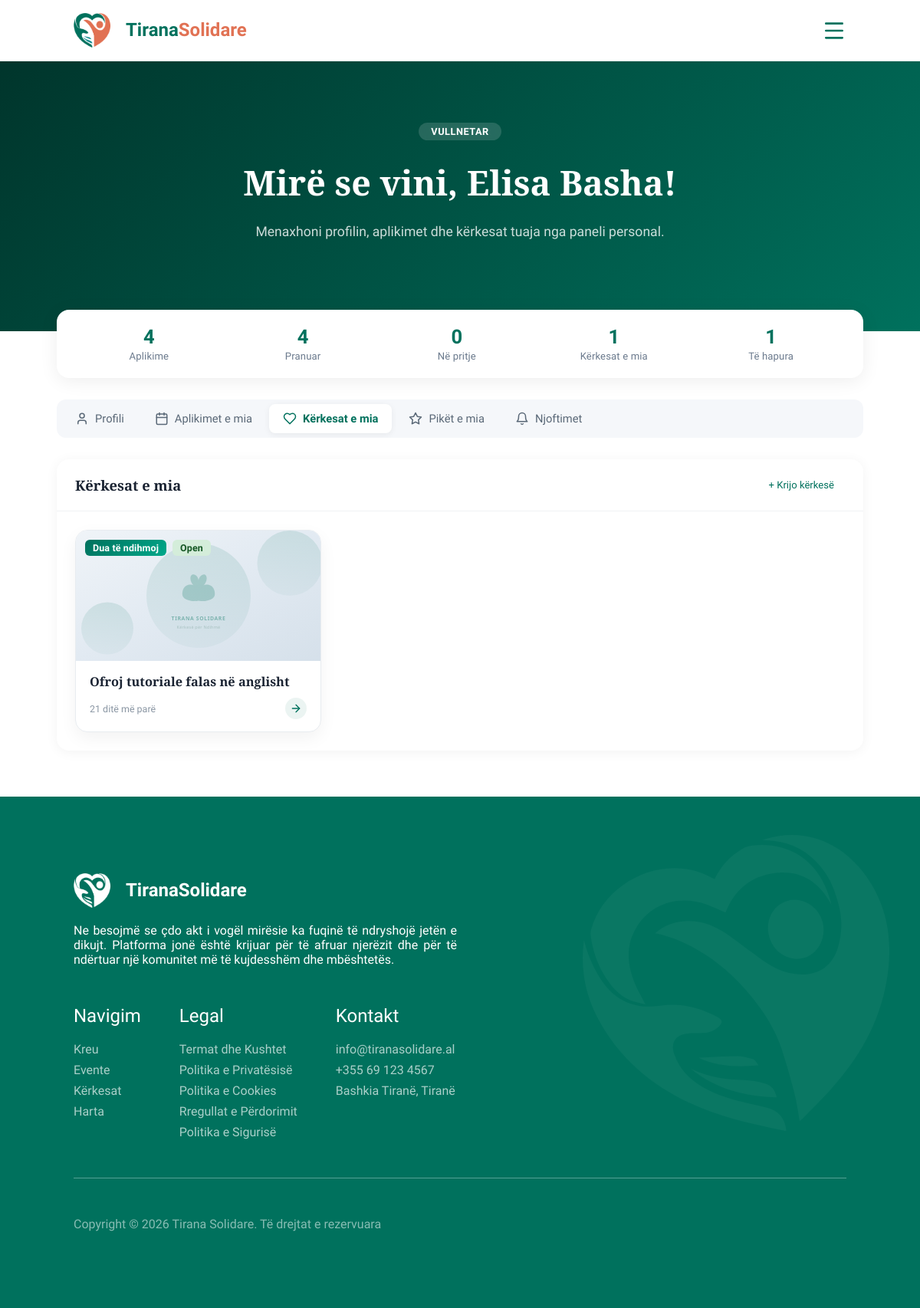
/views/volunteer_panel.php?tab=requests (signed in), run on the app's committed database.
### tables this page shows
CREATE TABLE `kerkesa_per_ndihme` (
  `id_kerkese_ndihme` int(11) NOT NULL,
  `id_perdoruesi` int(11) DEFAULT NULL,
  `tipi` enum('Kërkesë','Ofertë') DEFAULT NULL,
  `titulli` varchar(150) DEFAULT NULL,
  `pershkrimi` text DEFAULT NULL,
  `statusi` enum('Open','Closed') DEFAULT 'Open' COMMENT 'Open/Closed',
  `imazhi` varchar(500) DEFAULT NULL,
  `vendndodhja` varchar(255) DEFAULT NULL,  `latitude` decimal(10,7) DEFAULT NULL,
  `longitude` decimal(10,7) DEFAULT NULL,  `krijuar_me` timestamp NOT NULL DEFAULT current_timestamp()
);

### includes/functions.php (called while the page is built, shortened)
<?php
if (!function_exists('koheParapake')) {
    function koheParapake(string $datetime): string
    {
        $now  = new DateTime();
        $then = new DateTime($datetime);
        $diff = $now->diff($then);
        if ($diff->d > 0) return $diff->d . ' ditë më parë';
        return 'tani';
    }
}

### views/volunteer_panel.php (the view, shortened to what this page needs)
<?php
require_once __DIR__ . '/../config/db.php';
require_once __DIR__ . '/../includes/functions.php';
$userId    = $_SESSION['user_id'];
$userEmri  = htmlspecialchars($_SESSION['emri'] ?? 'Përdorues');
$userRoli  = htmlspecialchars($_SESSION['roli'] ?? 'Vullnetar');
$tab = $_GET['tab'] ?? 'profile';
$stmtUser = $pdo->prepare("SELECT * FROM Perdoruesi WHERE id_perdoruesi = ?");
$stmtUser->execute([$userId]);
$user = $stmtUser->fetch(PDO::FETCH_ASSOC);
$stmtApps = $pdo->prepare(
    "SELECT a.*, e.titulli AS eventi_titulli, e.data AS eventi_data, e.vendndodhja AS eventi_vendndodhja,
            k.emri AS kategoria_emri
     FROM Aplikimi a
     JOIN Eventi e ON e.id_eventi = a.id_eventi
     LEFT JOIN Kategoria k ON k.id_kategoria = e.id_kategoria
     WHERE a.id_perdoruesi = ?
     ORDER BY a.aplikuar_me DESC"
);
$stmtApps->execute([$userId]);
$myApps = $stmtApps->fetchAll(PDO::FETCH_ASSOC);
$stmtReqs = $pdo->prepare(
    "SELECT * FROM Kerkesa_per_Ndihme WHERE id_perdoruesi = ? ORDER BY krijuar_me DESC"
);
$stmtReqs->execute([$userId]);
$myRequests = $stmtReqs->fetchAll(PDO::FETCH_ASSOC);
$totalApps     = count($myApps);
$acceptedApps  = count(array_filter($myApps, fn($a) => $a['statusi'] === 'Pranuar'));
$pendingApps   = count(array_filter($myApps, fn($a) => $a['statusi'] === 'Në pritje'));
$totalRequests = count($myRequests);
$openRequests  = count(array_filter($myRequests, fn($r) => $r['statusi'] === 'Open'));
?>
<!DOCTYPE html>
<html lang="sq">
<head>
  <link rel="stylesheet" href="/TiranaSolidare/public/assets/styles/main.css">
  <link rel="stylesheet" href="/TiranaSolidare/public/assets/styles/pages.css">
  <link rel="stylesheet" href="/TiranaSolidare/public/assets/styles/auth.css">
  <link rel="stylesheet" href="/TiranaSolidare/public/assets/styles/volunteer-panel.css">
  <link rel="stylesheet" href="https://unpkg.com/leaflet@1.9.4/dist/leaflet.css" />
  <link rel="stylesheet" href="/TiranaSolidare/assets/css/map.css">
</head>
<body>
<?php include __DIR__ . '/../public/components/header.php'; ?>
<main>
<section class="page-hero page-hero--green">
  <div class="page-hero__inner">
    <span class="page-badge">Vullnetar</span>
    <h1>Mirë se vini, <?= $userEmri ?>!</h1>
    <p>Menaxhoni profilin, aplikimet dhe kërkesat tuaja nga paneli personal.</p>
  </div>
</section>
<section class="vp-stats-section">
  <div class="vp-stats">
    <div class="vp-stat">
      <strong><?= $totalApps ?></strong>
      <span>Aplikime</span>
    </div>
    <div class="vp-stat">
      <strong><?= $acceptedApps ?></strong>
      <span>Pranuar</span>
    </div>
    <div class="vp-stat">
      <strong><?= $pendingApps ?></strong>
      <span>Në pritje</span>
    </div>
    <div class="vp-stat">
      <strong><?= $totalRequests ?></strong>
      <span>Kërkesat e mia</span>
    </div>
    <div class="vp-stat">
      <strong><?= $openRequests ?></strong>
      <span>Të hapura</span>
    </div>
  </div>
</section>
<section class="vp-tabs-section">
  <div class="vp-tabs">
    <a href="?tab=profile" class="vp-tab <?= $tab === 'profile' ? 'active' : '' ?>">
      <svg xmlns="http://www.w3.org/2000/svg" width="18" height="18" viewBox="0 0 24 24" fill="none" stroke="currentColor" stroke-width="2" stroke-linecap="round" stroke-linejoin="round"><path d="M19 21v-2a4 4 0 0 0-4-4H9a4 4 0 0 0-4 4v2"/><circle cx="12" cy="7" r="4"/></svg>
      Profili
    </a>
    <a href="?tab=applications" class="vp-tab <?= $tab === 'applications' ? 'active' : '' ?>">
      Aplikimet e mia
    </a>
    <a href="?tab=requests" class="vp-tab <?= $tab === 'requests' ? 'active' : '' ?>">
      Kërkesat e mia
    </a>
    <a href="?tab=score" class="vp-tab <?= $tab === 'score' ? 'active' : '' ?>">
  <svg xmlns="http://www.w3.org/2000/svg" width="18" height="18" viewBox="0 0 24 24" fill="none" stroke="currentColor" stroke-width="2" stroke-linecap="round" stroke-linejoin="round"><path d="M12 2l3.09 6.26L22 9.27l-5 4.87 1.18 6.88L12 17.77l-6.18 3.25L7 14.14 2 9.27l6.91-1.01L12 2z"/></svg>
  Pikët e mia
</a>
    <a href="?tab=notifications" class="vp-tab <?= $tab === 'notifications' ? 'active' : '' ?>">
      <svg xmlns="http://www.w3.org/2000/svg" width="18" height="18" viewBox="0 0 24 24" fill="none" stroke="currentColor" stroke-width="2" stroke-linecap="round" stroke-linejoin="round"><path d="M6 8a6 6 0 0 1 12 0c0 7 3 9 3 9H3s3-2 3-9"/><path d="M10.3 21a1.94 1.94 0 0 0 3.4 0"/></svg>
      Njoftimet
    </a>
  </div>
</section>
<section class="vp-content">
<?php if ($tab === 'profile'): ?>
<div class="vp-panel">
  <div class="vp-profile-grid">
    <div class="vp-card">
      <div class="vp-card__header">
        <h3>Informacioni i profilit</h3>
      </div>
      <div class="vp-card__body">
        <div class="vp-profile-avatar">
          <div class="vp-avatar"><?= $userInitial ?></div>
          <div class="vp-profile-info">
            <strong id="vp-profile-emri"><?= htmlspecialchars($user['emri'] ?? '—') ?></strong>
            <span id="vp-profile-email"><?= htmlspecialchars($user['email'] ?? '—') ?></span>
            <div class="vp-profile-badges">
              <span class="vp-badge vp-badge--role"><?= $userRoli ?></span>
              <span class="vp-badge vp-badge--status"><?= htmlspecialchars($user['statusi_llogarise'] ?? '—') ?></span>
            </div>
          </div>
        </div>
        <div class="vp-profile-meta-grid">
          <div class="vp-meta-item">
            <span>Regjistruar</span>
            <strong><?= date('d/m/Y', strtotime($user['krijuar_me'])) ?></strong>
          </div>
          <div class="vp-meta-item">
            <span>Total aplikime</span>
            <strong><?= $totalApps ?></strong>
          </div>
          <div class="vp-meta-item">
            <span>Kërkesa krijuar</span>
            <strong><?= $totalRequests ?></strong>
          </div>
          <div class="vp-meta-item">
            <span>Aplikime pranuar</span>
            <strong><?= $acceptedApps ?></strong>
          </div>
        </div>
      </div>
    </div>
    <div class="vp-card">
      <div class="vp-card__header">
        <h3>Ndrysho emrin</h3>
      </div>
      <div class="vp-card__body">
        <form id="vp-name-form" class="vp-form">
          <div class="vp-field">
            <label for="vp-emri">Emri i plotë</label>
            <input type="text" id="vp-emri" name="emri" value="<?= htmlspecialchars($user['emri'] ?? '') ?>" required placeholder="Emri Mbiemri" class="vp-input">
          </div>
          <button type="submit" class="btn_primary">Ruaj emrin</button>
        </form>
        <div id="vp-name-status" class="vp-status" style="display:none"></div>
      </div>
    </div>
    <div class="vp-card">
      <div class="vp-card__header">
        <h3>Ndrysho fjalëkalimin</h3>
      </div>
      <div class="vp-card__body">
        <form id="vp-password-form" class="vp-form">
          <div class="vp-field">
            <label for="vp-current-pw">Fjalëkalimi aktual</label>
            <input type="password" id="vp-current-pw" name="current_password" required placeholder="********" class="vp-input">
          </div>
          <div class="vp-field">
            <label for="vp-new-pw">Fjalëkalimi i ri</label>
            <input type="password" id="vp-new-pw" name="new_password" required placeholder="********" minlength="6" class="vp-input">
          </div>
          <div class="vp-field">
            <label for="vp-confirm-pw">Konfirmo fjalëkalimin</label>
            <input type="password" id="vp-confirm-pw" name="confirm_password" required placeholder="********" class="vp-input">
          </div>
          <button type="submit" class="btn_primary">Përditëso fjalëkalimin</button>
        </form>
        <div id="vp-pw-status" class="vp-status" style="display:none"></div>
      </div>
    </div>
  </div>
</div>
<?php elseif ($tab === 'requests'): ?>
<div class="vp-panel">
  <div class="vp-card">
    <div class="vp-card__header vp-card__header--requests">
      <h3>Kërkesat e mia</h3>
      <a href="?tab=new-request" class="btn_secondary vp-btn-sm vp-card__action">+ Krijo kërkesë</a>
    </div>
    <div class="vp-card__body">
      <?php if (empty($myRequests)): ?>
        <div class="vp-empty">
          <svg xmlns="http://www.w3.org/2000/svg" width="48" height="48" viewBox="0 0 24 24" fill="none" stroke="currentColor" stroke-width="1" stroke-linecap="round" stroke-linejoin="round"><path d="M19 14c1.49-1.46 3-3.21 3-5.5A5.5 5.5 0 0 0 16.5 3c-1.76 0-3 .5-4.5 2-1.5-1.5-2.74-2-4.5-2A5.5 5.5 0 0 0 2 8.5c0 2.3 1.5 4.05 3 5.5l7 7Z"/></svg>
          <p>Nuk keni krijuar kërkesa ende. <a href="?tab=new-request">Krijo një tani!</a></p>
        </div>
      <?php else: ?>
        <div class="vp-request-grid">
          <?php foreach ($myRequests as $req): ?>
            <a href="/TiranaSolidare/views/help_requests.php?id=<?= $req['id_kerkese_ndihme'] ?>" class="vp-request-card">
              <div class="vp-request-card__visual">
                <img src="<?= !empty($req['imazhi']) ? htmlspecialchars($req['imazhi']) : '/TiranaSolidare/public/assets/images/default-request.svg' ?>" alt="<?= htmlspecialchars($req['titulli']) ?>" class="vp-request-card__img" onerror="this.src='/TiranaSolidare/public/assets/images/default-request.svg'">
                <div class="vp-request-card__overlay">
                  <span class="vp-badge vp-badge--<?= $req['tipi'] === 'Ofertë' ? 'offer' : 'request' ?>"><?= $req['tipi'] === 'Kërkesë' ? 'Kërkoj ndihmë' : 'Dua të ndihmoj' ?></span>
                  <span class="vp-badge vp-badge--<?= strtolower($req['statusi']) ?>"><?= htmlspecialchars($req['statusi']) ?></span>
                </div>
              </div>
              <div class="vp-request-card__content">
                <h4><?= htmlspecialchars($req['titulli']) ?></h4>
                <div class="vp-request-card__footer">
                  <span class="vp-request-card__time"><?= koheParapake($req['krijuar_me']) ?></span>
                  <span class="vp-request-card__arrow">
                    <svg xmlns="http://www.w3.org/2000/svg" width="16" height="16" viewBox="0 0 24 24" fill="none" stroke="currentColor" stroke-width="2" stroke-linecap="round" stroke-linejoin="round"><path d="M5 12h14"/><path d="m12 5 7 7-7 7"/></svg>
                  </span>
                </div>
              </div>
            </a>
          <?php endforeach; ?>
        </div>
      <?php endif; ?>
    </div>
  </div>
</div>
<?php endif; ?>
</section>
</main>
<?php include __DIR__ . '/../public/components/footer.php'; ?>
</body>
</html>

### public/assets/styles/main.css (style rules this page uses)
* { margin: 0; padding: 0; -webkit-box-sizing: border-box; box-sizing: border-box; scroll-behavior: smooth; }
html, body { font-family: 'Raleway', sans-serif; color: #202020; overflow-x: hidden; }
main { overflow-y: hidden; overflow-x: hidden; }
section { position: relative; padding: 100px clamp(20px, 8%, 8%); }
:root { --font-coeff: 1; }
h1, h2, h3, h4, h5, h6 { font-family: "Bitter", serif; color: #003229; }
h1 { font-size: calc(3.5rem * var(--font-coeff)); margin-bottom: 20px; }
h3 { font-size: calc(2rem * var(--font-coeff)); margin-bottom: 20px; }
.btn_secondary { display: -webkit-inline-box; display: -ms-inline-flexbox; display: inline-flex; -webkit-box-pack: center; -ms-flex-pack: center; justify-content: center; -webkit-box-align: center; -ms-flex-align: center; align-items: center; gap: 8px; text-decoration: none; color: #00715D; font-weight: 500; -webkit-transition: 0.5s ease; -o-transition: 0.5s ease; transition: 0.5s ease; }

### public/assets/styles/pages.css (style rules this page uses)
.page-hero { padding: 160px clamp(20px, 8%, 8%) 120px; background: #003229; color: #fff; text-align: center; }
.page-hero h1 { color: #fff; font-size: calc(2.8rem * var(--font-coeff, 1)); margin-block: 24px; }
.page-hero p { color: rgba(255,255,255,0.8); font-size: 1.1rem; max-width: 600px; margin: 0 auto; }
.page-hero--green { background: linear-gradient(135deg, #003229 0%, #00715D 100%); }
.page-hero__inner { max-width: 800px; margin: 0 auto; }
.page-badge { display: inline-block; padding: 4px 16px; border-radius: 50px; font-size: 0.8rem; font-weight: 600; text-transform: uppercase; letter-spacing: 0.5px; background: rgba(255,255,255,0.15); color: #fff; backdrop-filter: blur(4px); }

### data on the page
kerkesa_per_ndihme: statusi "1", tipi "Dua të ndihmoj", statusi "Open", titulli "Ofroj tutoriale falas në anglisht", krijuar_me "21 ditë më parë"

### other printed values
$userEmri "Elisa Basha"
$totalApps "4"
$acceptedApps "4"
$pendingApps "0"
$totalRequests "1"
